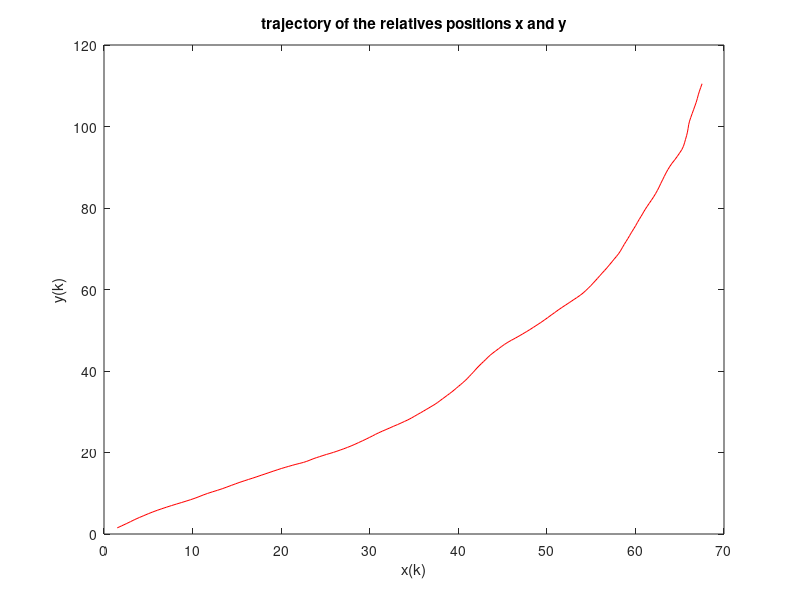
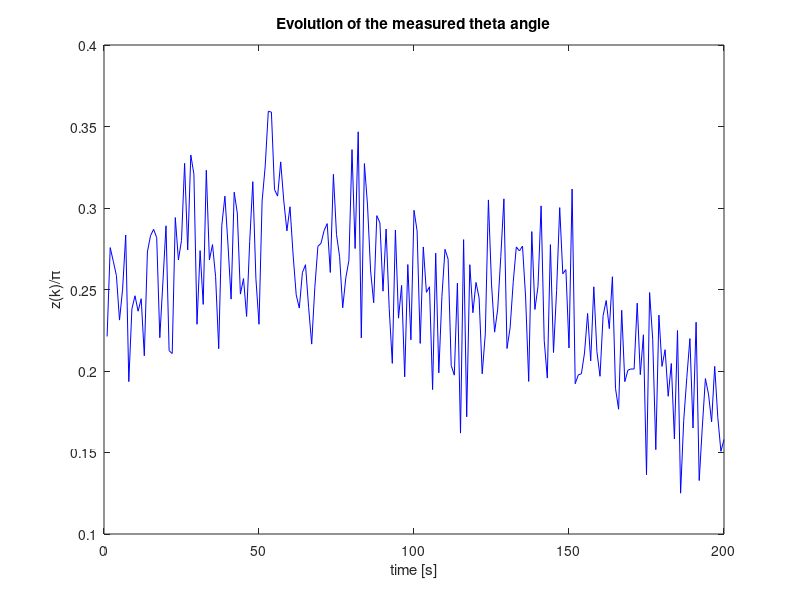

Recreate these plots in MATLAB, in order.
function[Z,Abs,Coo]=Q2()
% time period
T = 0.5;
% initial vector
x0 = [1 1 1 1]';
% preallocating
X = zeros(4,200);
Z = zeros(1,200);
% construction of matrix F
F = eye(4,4);
F(1,3) = T;
F(2,4) = T;
% G
G = [T^2/2 0; 0 T^2/2; T 0; 0 T];
% sigma_a and sigma_theta
sigm_a = 0.1;
sigm_th = 0.1;
% v random gaussian noise of variance sigma_a*I and zero-mean (iid) 
% w random gaussian noise of variance sigma_theta and zero-mean
%for m=1:5000
v = randn(2,200)*sigm_a;
w = randn(1,200)*sigm_th;
for k = 1:200
    eps = G*v(:,k);
    if k == 1
        X(:,k) = F*x0 + eps;
    else
        X(:,k) = F*X(:,k-1) + eps;
    end
    Z(1,k) = atan(X(1,k)/X(2,k))+w(1,k);
end
%second part of the algortihm
%end
Abs=X(1,:);

Coo=X(2,:);
% representations
figure(1)
plot(X(1,:),X(2,:),'r')
xlabel('x(k)');
ylabel('y(k)');
title('trajectory of the relatives positions x and y')

Zpi = Z.*(1/pi);
figure(2)
plot(Zpi,'b')
xlabel('time [s]')
ylabel('z(k)/\pi')
title('Evolution of the measured theta angle')
end
